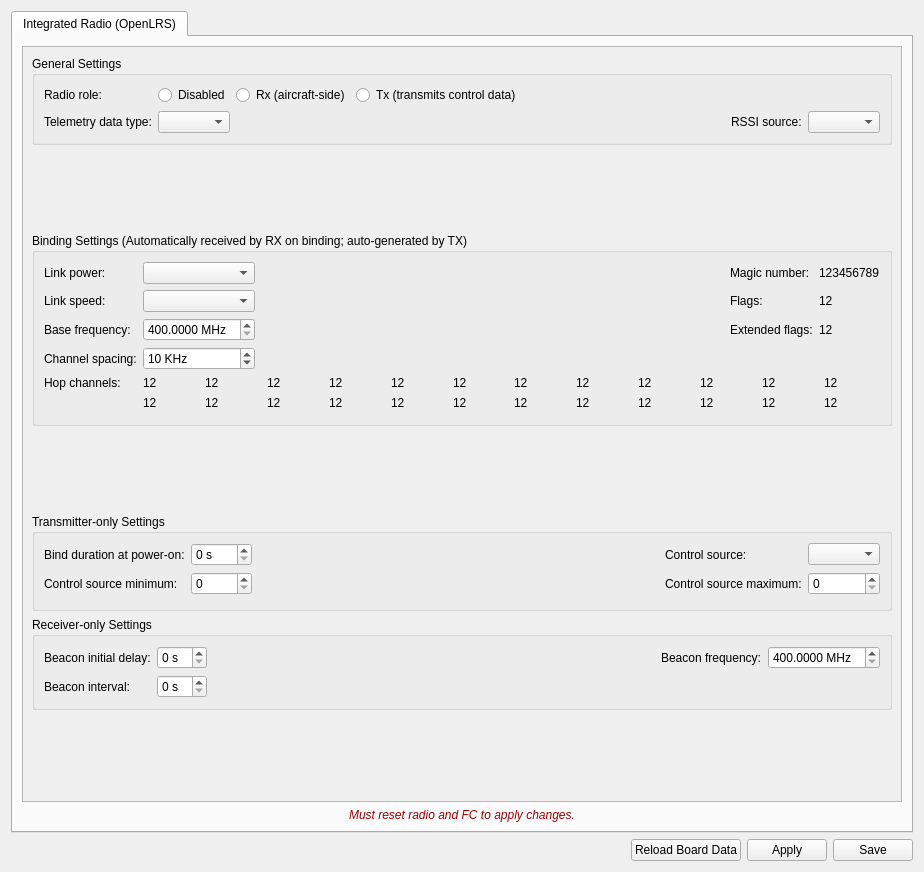
<?xml version="1.0" encoding="UTF-8"?>
<ui version="4.0">
 <class>radio</class>
 <widget class="QWidget" name="radio">
  <property name="geometry">
   <rect>
    <x>0</x>
    <y>0</y>
    <width>924</width>
    <height>872</height>
   </rect>
  </property>
  <property name="windowTitle">
   <string>Form</string>
  </property>
  <layout class="QVBoxLayout" name="verticalLayout_2">
   <item>
    <widget class="QTabWidget" name="tabWidget">
     <property name="minimumSize">
      <size>
       <width>0</width>
       <height>0</height>
      </size>
     </property>
     <property name="currentIndex">
      <number>0</number>
     </property>
     <widget class="QWidget" name="tabGeneral">
      <attribute name="title">
       <string>Integrated Radio (OpenLRS)</string>
      </attribute>
      <layout class="QVBoxLayout" name="verticalLayout">
       <item>
        <widget class="QScrollArea" name="scrollArea">
         <property name="sizePolicy">
          <sizepolicy hsizetype="Expanding" vsizetype="Expanding">
           <horstretch>0</horstretch>
           <verstretch>1</verstretch>
          </sizepolicy>
         </property>
         <property name="horizontalScrollBarPolicy">
          <enum>Qt::ScrollBarAlwaysOff</enum>
         </property>
         <property name="sizeAdjustPolicy">
          <enum>QAbstractScrollArea::AdjustIgnored</enum>
         </property>
         <property name="widgetResizable">
          <bool>true</bool>
         </property>
         <widget class="QWidget" name="scrollAreaWidgetContents">
          <property name="geometry">
           <rect>
            <x>0</x>
            <y>0</y>
            <width>874</width>
            <height>721</height>
           </rect>
          </property>
          <layout class="QVBoxLayout" name="verticalLayout_9">
           <item>
            <widget class="QGroupBox" name="groupBox_2">
             <property name="title">
              <string>General Settings</string>
             </property>
             <layout class="QGridLayout" name="gridLayout_2">
              <item row="1" column="1">
               <layout class="QGridLayout" name="gridLayout_5">
                <item row="0" column="0">
                 <layout class="QGridLayout" name="gridLayout_3">
                  <item row="1" column="2">
                   <widget class="QComboBox" name="cb_tel_source">
                    <property name="objrelation" stdset="0">
                     <stringlist notr="true">
                      <string>objname:OpenLRS</string>
                      <string>fieldname:data_source</string>
                     </stringlist>
                    </property>
                   </widget>
                  </item>
                  <item row="1" column="3">
                   <spacer name="horizontalSpacer_2">
                    <property name="orientation">
                     <enum>Qt::Horizontal</enum>
                    </property>
                    <property name="sizeHint" stdset="0">
                     <size>
                      <width>40</width>
                      <height>20</height>
                     </size>
                    </property>
                   </spacer>
                  </item>
                  <item row="1" column="0">
                   <widget class="QLabel" name="label_11">
                    <property name="text">
                     <string>Telemetry data type:</string>
                    </property>
                   </widget>
                  </item>
                  <item row="0" column="0">
                   <widget class="QLabel" name="label_6">
                    <property name="text">
                     <string>Radio role:</string>
                    </property>
                   </widget>
                  </item>
                  <item row="1" column="4">
                   <widget class="QLabel" name="label_10">
                    <property name="text">
                     <string>RSSI source:</string>
                    </property>
                   </widget>
                  </item>
                  <item row="1" column="5">
                   <widget class="QComboBox" name="cb_rssi_source">
                    <property name="objrelation" stdset="0">
                     <stringlist notr="true">
                      <string>objname:OpenLRS</string>
                      <string>fieldname:RSSI_Type</string>
                     </stringlist>
                    </property>
                   </widget>
                  </item>
                  <item row="0" column="2" colspan="4">
                   <layout class="QHBoxLayout" name="horizontalLayout_3">
                    <property name="rightMargin">
                     <number>20</number>
                    </property>
                    <item>
                     <widget class="QRadioButton" name="rb_disabled">
                      <property name="text">
                       <string>Disabled</string>
                      </property>
                      <attribute name="buttonGroup">
                       <string notr="true">buttonGroup</string>
                      </attribute>
                     </widget>
                    </item>
                    <item>
                     <widget class="QRadioButton" name="rb_rx">
                      <property name="text">
                       <string>Rx (aircraft-side)</string>
                      </property>
                      <attribute name="buttonGroup">
                       <string notr="true">buttonGroup</string>
                      </attribute>
                     </widget>
                    </item>
                    <item>
                     <widget class="QRadioButton" name="rb_tx">
                      <property name="text">
                       <string>Tx (transmits control data)</string>
                      </property>
                      <attribute name="buttonGroup">
                       <string notr="true">buttonGroup</string>
                      </attribute>
                     </widget>
                    </item>
                    <item>
                     <spacer name="horizontalSpacer_3">
                      <property name="orientation">
                       <enum>Qt::Horizontal</enum>
                      </property>
                      <property name="sizeHint" stdset="0">
                       <size>
                        <width>40</width>
                        <height>20</height>
                       </size>
                      </property>
                     </spacer>
                    </item>
                   </layout>
                  </item>
                 </layout>
                </item>
               </layout>
              </item>
             </layout>
            </widget>
           </item>
           <item>
            <spacer name="verticalSpacer_7">
             <property name="orientation">
              <enum>Qt::Vertical</enum>
             </property>
             <property name="sizeType">
              <enum>QSizePolicy::Expanding</enum>
             </property>
             <property name="sizeHint" stdset="0">
              <size>
               <width>20</width>
               <height>1</height>
              </size>
             </property>
            </spacer>
           </item>
           <item>
            <widget class="QGroupBox" name="groupBox_4">
             <property name="title">
              <string>Binding Settings (Automatically received by RX on binding; auto-generated by TX)</string>
             </property>
             <layout class="QVBoxLayout" name="verticalLayout_8">
              <item>
               <layout class="QGridLayout" name="gridLayout_9">
                <property name="bottomMargin">
                 <number>4</number>
                </property>
                <item row="1" column="1">
                 <widget class="QComboBox" name="cb_link_speed">
                  <property name="objrelation" stdset="0">
                   <stringlist notr="true">
                    <string>objname:OpenLRS</string>
                    <string>fieldname:modem_params</string>
                   </stringlist>
                  </property>
                 </widget>
                </item>
                <item row="1" column="0">
                 <widget class="QLabel" name="label_17">
                  <property name="text">
                   <string>Link speed:</string>
                  </property>
                 </widget>
                </item>
                <item row="0" column="1">
                 <widget class="QComboBox" name="cb_link_power">
                  <property name="objrelation" stdset="0">
                   <stringlist notr="true">
                    <string>objname:OpenLRS</string>
                    <string>fieldname:rf_power</string>
                   </stringlist>
                  </property>
                 </widget>
                </item>
                <item row="0" column="2">
                 <spacer name="horizontalSpacer_8">
                  <property name="orientation">
                   <enum>Qt::Horizontal</enum>
                  </property>
                  <property name="sizeHint" stdset="0">
                   <size>
                    <width>40</width>
                    <height>20</height>
                   </size>
                  </property>
                 </spacer>
                </item>
                <item row="2" column="4">
                 <widget class="QLabel" name="label_2">
                  <property name="text">
                   <string>12</string>
                  </property>
                  <property name="wordWrap">
                   <bool>true</bool>
                  </property>
                  <property name="objrelation" stdset="0">
                   <stringlist>
                    <string>objname:OpenLRS</string>
                    <string>fieldname:ext_flags</string>
                   </stringlist>
                  </property>
                 </widget>
                </item>
                <item row="3" column="1">
                 <widget class="QSpinBox" name="spinBox_10">
                  <property name="suffix">
                   <string> KHz</string>
                  </property>
                  <property name="maximum">
                   <number>200</number>
                  </property>
                  <property name="singleStep">
                   <number>10</number>
                  </property>
                  <property name="value">
                   <number>10</number>
                  </property>
                  <property name="objrelation" stdset="0">
                   <stringlist notr="true">
                    <string>objname:OpenLRS</string>
                    <string>fieldname:rf_channel_spacing</string>
                    <string>scale:0.1</string>
                   </stringlist>
                  </property>
                 </widget>
                </item>
                <item row="1" column="4">
                 <widget class="QLabel" name="label">
                  <property name="text">
                   <string>12</string>
                  </property>
                  <property name="wordWrap">
                   <bool>true</bool>
                  </property>
                  <property name="objrelation" stdset="0">
                   <stringlist>
                    <string>objname:OpenLRS</string>
                    <string>fieldname:flags</string>
                   </stringlist>
                  </property>
                 </widget>
                </item>
                <item row="2" column="1">
                 <widget class="QDoubleSpinBox" name="doubleSpinBox_2">
                  <property name="suffix">
                   <string> MHz</string>
                  </property>
                  <property name="decimals">
                   <number>4</number>
                  </property>
                  <property name="minimum">
                   <double>400.000000000000000</double>
                  </property>
                  <property name="maximum">
                   <double>1000.000000000000000</double>
                  </property>
                  <property name="singleStep">
                   <double>0.002500000000000</double>
                  </property>
                  <property name="objrelation" stdset="0">
                   <stringlist notr="true">
                    <string>objname:OpenLRS</string>
                    <string>fieldname:rf_frequency</string>
                    <string>scale:1000000</string>
                   </stringlist>
                  </property>
                 </widget>
                </item>
                <item row="0" column="0">
                 <widget class="QLabel" name="label_15">
                  <property name="text">
                   <string>Link power:</string>
                  </property>
                 </widget>
                </item>
                <item row="1" column="3">
                 <widget class="QLabel" name="label_20">
                  <property name="text">
                   <string>Flags:</string>
                  </property>
                 </widget>
                </item>
                <item row="0" column="3">
                 <widget class="QLabel" name="label_18">
                  <property name="text">
                   <string>Magic number:</string>
                  </property>
                 </widget>
                </item>
                <item row="2" column="3">
                 <widget class="QLabel" name="label_21">
                  <property name="text">
                   <string>Extended flags:</string>
                  </property>
                 </widget>
                </item>
                <item row="2" column="0">
                 <widget class="QLabel" name="label_23">
                  <property name="text">
                   <string>Base frequency:</string>
                  </property>
                 </widget>
                </item>
                <item row="3" column="0">
                 <widget class="QLabel" name="label_26">
                  <property name="text">
                   <string>Channel spacing:</string>
                  </property>
                 </widget>
                </item>
                <item row="0" column="4">
                 <widget class="QLabel" name="label_3">
                  <property name="text">
                   <string>123456789</string>
                  </property>
                  <property name="wordWrap">
                   <bool>true</bool>
                  </property>
                  <property name="objrelation" stdset="0">
                   <stringlist>
                    <string>objname:OpenLRS</string>
                    <string>fieldname:rf_magic</string>
                   </stringlist>
                  </property>
                 </widget>
                </item>
                <item row="4" column="0">
                 <widget class="QLabel" name="label_43">
                  <property name="text">
                   <string>Hop channels:</string>
                  </property>
                 </widget>
                </item>
                <item row="4" column="1" colspan="4">
                 <layout class="QHBoxLayout" name="horizontalLayout_2">
                  <item>
                   <widget class="QLabel" name="label_44">
                    <property name="text">
                     <string>12</string>
                    </property>
                    <property name="wordWrap">
                     <bool>true</bool>
                    </property>
                    <property name="margin">
                     <number>3</number>
                    </property>
                    <property name="objrelation" stdset="0">
                     <stringlist>
                      <string>objname:OpenLRS</string>
                      <string>fieldname:hopchannel</string>
                      <string>element:0</string>
                     </stringlist>
                    </property>
                   </widget>
                  </item>
                  <item>
                   <widget class="QLabel" name="label_45">
                    <property name="text">
                     <string>12</string>
                    </property>
                    <property name="wordWrap">
                     <bool>true</bool>
                    </property>
                    <property name="margin">
                     <number>3</number>
                    </property>
                    <property name="objrelation" stdset="0">
                     <stringlist>
                      <string>objname:OpenLRS</string>
                      <string>fieldname:hopchannel</string>
                      <string>element:1</string>
                     </stringlist>
                    </property>
                   </widget>
                  </item>
                  <item>
                   <widget class="QLabel" name="label_46">
                    <property name="text">
                     <string>12</string>
                    </property>
                    <property name="wordWrap">
                     <bool>true</bool>
                    </property>
                    <property name="margin">
                     <number>3</number>
                    </property>
                    <property name="objrelation" stdset="0">
                     <stringlist>
                      <string>objname:OpenLRS</string>
                      <string>fieldname:hopchannel</string>
                      <string>element:2</string>
                     </stringlist>
                    </property>
                   </widget>
                  </item>
                  <item>
                   <widget class="QLabel" name="label_47">
                    <property name="text">
                     <string>12</string>
                    </property>
                    <property name="wordWrap">
                     <bool>true</bool>
                    </property>
                    <property name="margin">
                     <number>3</number>
                    </property>
                    <property name="objrelation" stdset="0">
                     <stringlist>
                      <string>objname:OpenLRS</string>
                      <string>fieldname:hopchannel</string>
                      <string>element:3</string>
                     </stringlist>
                    </property>
                   </widget>
                  </item>
                  <item>
                   <widget class="QLabel" name="label_48">
                    <property name="text">
                     <string>12</string>
                    </property>
                    <property name="wordWrap">
                     <bool>true</bool>
                    </property>
                    <property name="margin">
                     <number>3</number>
                    </property>
                    <property name="objrelation" stdset="0">
                     <stringlist>
                      <string>objname:OpenLRS</string>
                      <string>fieldname:hopchannel</string>
                      <string>element:4</string>
                     </stringlist>
                    </property>
                   </widget>
                  </item>
                  <item>
                   <widget class="QLabel" name="label_49">
                    <property name="text">
                     <string>12</string>
                    </property>
                    <property name="wordWrap">
                     <bool>true</bool>
                    </property>
                    <property name="margin">
                     <number>3</number>
                    </property>
                    <property name="objrelation" stdset="0">
                     <stringlist>
                      <string>objname:OpenLRS</string>
                      <string>fieldname:hopchannel</string>
                      <string>element:5</string>
                     </stringlist>
                    </property>
                   </widget>
                  </item>
                  <item>
                   <widget class="QLabel" name="label_50">
                    <property name="text">
                     <string>12</string>
                    </property>
                    <property name="wordWrap">
                     <bool>true</bool>
                    </property>
                    <property name="margin">
                     <number>3</number>
                    </property>
                    <property name="objrelation" stdset="0">
                     <stringlist>
                      <string>objname:OpenLRS</string>
                      <string>fieldname:hopchannel</string>
                      <string>element:6</string>
                     </stringlist>
                    </property>
                   </widget>
                  </item>
                  <item>
                   <widget class="QLabel" name="label_51">
                    <property name="text">
                     <string>12</string>
                    </property>
                    <property name="wordWrap">
                     <bool>true</bool>
                    </property>
                    <property name="margin">
                     <number>3</number>
                    </property>
                    <property name="objrelation" stdset="0">
                     <stringlist>
                      <string>objname:OpenLRS</string>
                      <string>fieldname:hopchannel</string>
                      <string>element:7</string>
                     </stringlist>
                    </property>
                   </widget>
                  </item>
                  <item>
                   <widget class="QLabel" name="label_52">
                    <property name="text">
                     <string>12</string>
                    </property>
                    <property name="wordWrap">
                     <bool>true</bool>
                    </property>
                    <property name="margin">
                     <number>3</number>
                    </property>
                    <property name="objrelation" stdset="0">
                     <stringlist>
                      <string>objname:OpenLRS</string>
                      <string>fieldname:hopchannel</string>
                      <string>element:8</string>
                     </stringlist>
                    </property>
                   </widget>
                  </item>
                  <item>
                   <widget class="QLabel" name="label_53">
                    <property name="text">
                     <string>12</string>
                    </property>
                    <property name="wordWrap">
                     <bool>true</bool>
                    </property>
                    <property name="margin">
                     <number>3</number>
                    </property>
                    <property name="objrelation" stdset="0">
                     <stringlist>
                      <string>objname:OpenLRS</string>
                      <string>fieldname:hopchannel</string>
                      <string>element:9</string>
                     </stringlist>
                    </property>
                   </widget>
                  </item>
                  <item>
                   <widget class="QLabel" name="label_54">
                    <property name="text">
                     <string>12</string>
                    </property>
                    <property name="wordWrap">
                     <bool>true</bool>
                    </property>
                    <property name="margin">
                     <number>3</number>
                    </property>
                    <property name="objrelation" stdset="0">
                     <stringlist>
                      <string>objname:OpenLRS</string>
                      <string>fieldname:hopchannel</string>
                      <string>element:10</string>
                     </stringlist>
                    </property>
                   </widget>
                  </item>
                  <item>
                   <widget class="QLabel" name="label_55">
                    <property name="text">
                     <string>12</string>
                    </property>
                    <property name="wordWrap">
                     <bool>true</bool>
                    </property>
                    <property name="margin">
                     <number>3</number>
                    </property>
                    <property name="objrelation" stdset="0">
                     <stringlist>
                      <string>objname:OpenLRS</string>
                      <string>fieldname:hopchannel</string>
                      <string>element:11</string>
                     </stringlist>
                    </property>
                   </widget>
                  </item>
                 </layout>
                </item>
                <item row="5" column="1" colspan="4">
                 <layout class="QHBoxLayout" name="horizontalLayout_5">
                  <item>
                   <widget class="QLabel" name="label_56">
                    <property name="text">
                     <string>12</string>
                    </property>
                    <property name="wordWrap">
                     <bool>true</bool>
                    </property>
                    <property name="margin">
                     <number>3</number>
                    </property>
                    <property name="objrelation" stdset="0">
                     <stringlist>
                      <string>objname:OpenLRS</string>
                      <string>fieldname:hopchannel</string>
                      <string>element:12</string>
                     </stringlist>
                    </property>
                   </widget>
                  </item>
                  <item>
                   <widget class="QLabel" name="label_57">
                    <property name="text">
                     <string>12</string>
                    </property>
                    <property name="wordWrap">
                     <bool>true</bool>
                    </property>
                    <property name="margin">
                     <number>3</number>
                    </property>
                    <property name="objrelation" stdset="0">
                     <stringlist>
                      <string>objname:OpenLRS</string>
                      <string>fieldname:hopchannel</string>
                      <string>element:13</string>
                     </stringlist>
                    </property>
                   </widget>
                  </item>
                  <item>
                   <widget class="QLabel" name="label_58">
                    <property name="text">
                     <string>12</string>
                    </property>
                    <property name="wordWrap">
                     <bool>true</bool>
                    </property>
                    <property name="margin">
                     <number>3</number>
                    </property>
                    <property name="objrelation" stdset="0">
                     <stringlist>
                      <string>objname:OpenLRS</string>
                      <string>fieldname:hopchannel</string>
                      <string>element:14</string>
                     </stringlist>
                    </property>
                   </widget>
                  </item>
                  <item>
                   <widget class="QLabel" name="label_59">
                    <property name="text">
                     <string>12</string>
                    </property>
                    <property name="wordWrap">
                     <bool>true</bool>
                    </property>
                    <property name="margin">
                     <number>3</number>
                    </property>
                    <property name="objrelation" stdset="0">
                     <stringlist>
                      <string>objname:OpenLRS</string>
                      <string>fieldname:hopchannel</string>
                      <string>element:15</string>
                     </stringlist>
                    </property>
                   </widget>
                  </item>
                  <item>
                   <widget class="QLabel" name="label_60">
                    <property name="text">
                     <string>12</string>
                    </property>
                    <property name="wordWrap">
                     <bool>true</bool>
                    </property>
                    <property name="margin">
                     <number>3</number>
                    </property>
                    <property name="objrelation" stdset="0">
                     <stringlist>
                      <string>objname:OpenLRS</string>
                      <string>fieldname:hopchannel</string>
                      <string>element:16</string>
                     </stringlist>
                    </property>
                   </widget>
                  </item>
                  <item>
                   <widget class="QLabel" name="label_61">
                    <property name="text">
                     <string>12</string>
                    </property>
                    <property name="wordWrap">
                     <bool>true</bool>
                    </property>
                    <property name="margin">
                     <number>3</number>
                    </property>
                    <property name="objrelation" stdset="0">
                     <stringlist>
                      <string>objname:OpenLRS</string>
                      <string>fieldname:hopchannel</string>
                      <string>element:17</string>
                     </stringlist>
                    </property>
                   </widget>
                  </item>
                  <item>
                   <widget class="QLabel" name="label_62">
                    <property name="text">
                     <string>12</string>
                    </property>
                    <property name="wordWrap">
                     <bool>true</bool>
                    </property>
                    <property name="margin">
                     <number>3</number>
                    </property>
                    <property name="objrelation" stdset="0">
                     <stringlist>
                      <string>objname:OpenLRS</string>
                      <string>fieldname:hopchannel</string>
                      <string>element:18</string>
                     </stringlist>
                    </property>
                   </widget>
                  </item>
                  <item>
                   <widget class="QLabel" name="label_63">
                    <property name="text">
                     <string>12</string>
                    </property>
                    <property name="wordWrap">
                     <bool>true</bool>
                    </property>
                    <property name="margin">
                     <number>3</number>
                    </property>
                    <property name="objrelation" stdset="0">
                     <stringlist>
                      <string>objname:OpenLRS</string>
                      <string>fieldname:hopchannel</string>
                      <string>element:19</string>
                     </stringlist>
                    </property>
                   </widget>
                  </item>
                  <item>
                   <widget class="QLabel" name="label_64">
                    <property name="text">
                     <string>12</string>
                    </property>
                    <property name="wordWrap">
                     <bool>true</bool>
                    </property>
                    <property name="margin">
                     <number>3</number>
                    </property>
                    <property name="objrelation" stdset="0">
                     <stringlist>
                      <string>objname:OpenLRS</string>
                      <string>fieldname:hopchannel</string>
                      <string>element:20</string>
                     </stringlist>
                    </property>
                   </widget>
                  </item>
                  <item>
                   <widget class="QLabel" name="label_65">
                    <property name="text">
                     <string>12</string>
                    </property>
                    <property name="wordWrap">
                     <bool>true</bool>
                    </property>
                    <property name="margin">
                     <number>3</number>
                    </property>
                    <property name="objrelation" stdset="0">
                     <stringlist>
                      <string>objname:OpenLRS</string>
                      <string>fieldname:hopchannel</string>
                      <string>element:21</string>
                     </stringlist>
                    </property>
                   </widget>
                  </item>
                  <item>
                   <widget class="QLabel" name="label_66">
                    <property name="text">
                     <string>12</string>
                    </property>
                    <property name="wordWrap">
                     <bool>true</bool>
                    </property>
                    <property name="margin">
                     <number>3</number>
                    </property>
                    <property name="objrelation" stdset="0">
                     <stringlist>
                      <string>objname:OpenLRS</string>
                      <string>fieldname:hopchannel</string>
                      <string>element:22</string>
                     </stringlist>
                    </property>
                   </widget>
                  </item>
                  <item>
                   <widget class="QLabel" name="label_67">
                    <property name="text">
                     <string>12</string>
                    </property>
                    <property name="wordWrap">
                     <bool>true</bool>
                    </property>
                    <property name="margin">
                     <number>3</number>
                    </property>
                    <property name="objrelation" stdset="0">
                     <stringlist>
                      <string>objname:OpenLRS</string>
                      <string>fieldname:hopchannel</string>
                      <string>element:23</string>
                     </stringlist>
                    </property>
                   </widget>
                  </item>
                 </layout>
                </item>
               </layout>
              </item>
             </layout>
            </widget>
           </item>
           <item>
            <spacer name="verticalSpacer_3">
             <property name="orientation">
              <enum>Qt::Vertical</enum>
             </property>
             <property name="sizeType">
              <enum>QSizePolicy::Expanding</enum>
             </property>
             <property name="sizeHint" stdset="0">
              <size>
               <width>20</width>
               <height>1</height>
              </size>
             </property>
            </spacer>
           </item>
           <item>
            <widget class="QGroupBox" name="groupTxSettings">
             <property name="title">
              <string>Transmitter-only Settings</string>
             </property>
             <layout class="QVBoxLayout" name="verticalLayout_4">
              <item>
               <layout class="QGridLayout" name="gridLayout_4">
                <property name="bottomMargin">
                 <number>4</number>
                </property>
                <item row="0" column="0">
                 <widget class="QLabel" name="label_12">
                  <property name="text">
                   <string>Bind duration at power-on:</string>
                  </property>
                 </widget>
                </item>
                <item row="0" column="2">
                 <spacer name="horizontalSpacer_6">
                  <property name="orientation">
                   <enum>Qt::Horizontal</enum>
                  </property>
                  <property name="sizeHint" stdset="0">
                   <size>
                    <width>40</width>
                    <height>20</height>
                   </size>
                  </property>
                 </spacer>
                </item>
                <item row="1" column="0">
                 <widget class="QLabel" name="label_22">
                  <property name="text">
                   <string>Control source minimum:</string>
                  </property>
                 </widget>
                </item>
                <item row="0" column="1">
                 <widget class="QSpinBox" name="spinBox_6">
                  <property name="suffix">
                   <string> s</string>
                  </property>
                  <property name="objrelation" stdset="0">
                   <stringlist notr="true">
                    <string>objname:OpenLRS</string>
                    <string>fieldname:tx_startup_bind_duration</string>
                   </stringlist>
                  </property>
                 </widget>
                </item>
                <item row="0" column="4">
                 <widget class="QComboBox" name="cb_control_source">
                  <property name="objrelation" stdset="0">
                   <stringlist notr="true">
                    <string>objname:OpenLRS</string>
                    <string>fieldname:tx_source</string>
                   </stringlist>
                  </property>
                 </widget>
                </item>
                <item row="0" column="3">
                 <widget class="QLabel" name="label_19">
                  <property name="text">
                   <string>Control source:</string>
                  </property>
                 </widget>
                </item>
                <item row="1" column="3">
                 <widget class="QLabel" name="label_24">
                  <property name="text">
                   <string>Control source maximum:</string>
                  </property>
                 </widget>
                </item>
                <item row="1" column="1">
                 <widget class="QSpinBox" name="spinBox_8">
                  <property name="maximum">
                   <number>32000</number>
                  </property>
                  <property name="objrelation" stdset="0">
                   <stringlist notr="true">
                    <string>objname:OpenLRS</string>
                    <string>fieldname:tx_scale_min</string>
                   </stringlist>
                  </property>
                 </widget>
                </item>
                <item row="1" column="4">
                 <widget class="QSpinBox" name="spinBox_9">
                  <property name="maximum">
                   <number>32000</number>
                  </property>
                  <property name="objrelation" stdset="0">
                   <stringlist notr="true">
                    <string>objname:OpenLRS</string>
                    <string>fieldname:tx_scale_max</string>
                   </stringlist>
                  </property>
                 </widget>
                </item>
               </layout>
              </item>
             </layout>
            </widget>
           </item>
           <item>
            <widget class="QGroupBox" name="groupRxSettings">
             <property name="title">
              <string>Receiver-only Settings</string>
             </property>
             <layout class="QVBoxLayout" name="verticalLayout_3">
              <item>
               <layout class="QGridLayout" name="gridLayout">
                <property name="bottomMargin">
                 <number>0</number>
                </property>
                <item row="2" column="2">
                 <widget class="QLabel" name="label_13">
                  <property name="text">
                   <string>Beacon interval:</string>
                  </property>
                 </widget>
                </item>
                <item row="1" column="3">
                 <widget class="QSpinBox" name="spinBox">
                  <property name="suffix">
                   <string> s</string>
                  </property>
                  <property name="objrelation" stdset="0">
                   <stringlist notr="true">
                    <string>objname:OpenLRS</string>
                    <string>fieldname:beacon_delay</string>
                   </stringlist>
                  </property>
                 </widget>
                </item>
                <item row="1" column="2">
                 <widget class="QLabel" name="label_9">
                  <property name="text">
                   <string>Beacon initial delay:</string>
                  </property>
                 </widget>
                </item>
                <item row="2" column="3">
                 <widget class="QSpinBox" name="spinBox_2">
                  <property name="suffix">
                   <string> s</string>
                  </property>
                  <property name="objrelation" stdset="0">
                   <stringlist notr="true">
                    <string>objname:OpenLRS</string>
                    <string>fieldname:beacon_period</string>
                   </stringlist>
                  </property>
                 </widget>
                </item>
                <item row="1" column="6">
                 <widget class="QDoubleSpinBox" name="doubleSpinBox">
                  <property name="suffix">
                   <string> MHz</string>
                  </property>
                  <property name="decimals">
                   <number>4</number>
                  </property>
                  <property name="minimum">
                   <double>400.000000000000000</double>
                  </property>
                  <property name="maximum">
                   <double>1000.000000000000000</double>
                  </property>
                  <property name="singleStep">
                   <double>0.002500000000000</double>
                  </property>
                  <property name="objrelation" stdset="0">
                   <stringlist notr="true">
                    <string>objname:OpenLRS</string>
                    <string>fieldname:beacon_frequency</string>
                    <string>scale:1000000</string>
                   </stringlist>
                  </property>
                 </widget>
                </item>
                <item row="1" column="4">
                 <spacer name="horizontalSpacer_9">
                  <property name="orientation">
                   <enum>Qt::Horizontal</enum>
                  </property>
                  <property name="sizeHint" stdset="0">
                   <size>
                    <width>40</width>
                    <height>20</height>
                   </size>
                  </property>
                 </spacer>
                </item>
                <item row="1" column="5">
                 <widget class="QLabel" name="label_14">
                  <property name="text">
                   <string>Beacon frequency:</string>
                  </property>
                 </widget>
                </item>
               </layout>
              </item>
             </layout>
            </widget>
           </item>
           <item>
            <spacer name="verticalSpacer_6">
             <property name="orientation">
              <enum>Qt::Vertical</enum>
             </property>
             <property name="sizeType">
              <enum>QSizePolicy::Expanding</enum>
             </property>
             <property name="sizeHint" stdset="0">
              <size>
               <width>20</width>
               <height>1</height>
              </size>
             </property>
            </spacer>
           </item>
          </layout>
         </widget>
        </widget>
       </item>
       <item>
        <widget class="QLabel" name="label_4">
         <property name="text">
          <string>&lt;html&gt;&lt;head/&gt;&lt;body&gt;&lt;p align=&quot;center&quot;&gt;&lt;span style=&quot; font-style:italic; color:#a40000;&quot;&gt;Must reset radio and FC to apply changes.&lt;/span&gt;&lt;/p&gt;&lt;/body&gt;&lt;/html&gt;</string>
         </property>
        </widget>
       </item>
      </layout>
     </widget>
    </widget>
   </item>
   <item>
    <layout class="QHBoxLayout" name="horizontalLayout">
     <item>
      <spacer name="horizontalSpacer">
       <property name="orientation">
        <enum>Qt::Horizontal</enum>
       </property>
       <property name="sizeHint" stdset="0">
        <size>
         <width>40</width>
         <height>20</height>
        </size>
       </property>
      </spacer>
     </item>
     <item>
      <widget class="QPushButton" name="reloadButton">
       <property name="minimumSize">
        <size>
         <width>0</width>
         <height>0</height>
        </size>
       </property>
       <property name="maximumSize">
        <size>
         <width>16777215</width>
         <height>16777215</height>
        </size>
       </property>
       <property name="text">
        <string>Reload Board Data</string>
       </property>
       <property name="objrelation" stdset="0">
        <stringlist notr="true">
         <string>button:reload</string>
         <string>buttongroup:1</string>
        </stringlist>
       </property>
      </widget>
     </item>
     <item>
      <widget class="QPushButton" name="applyButton">
       <property name="minimumSize">
        <size>
         <width>0</width>
         <height>0</height>
        </size>
       </property>
       <property name="maximumSize">
        <size>
         <width>16777215</width>
         <height>16777215</height>
        </size>
       </property>
       <property name="toolTip">
        <string>Send settings to the board but do not save to the non-volatile memory</string>
       </property>
       <property name="text">
        <string>Apply</string>
       </property>
       <property name="objrelation" stdset="0">
        <stringlist notr="true">
         <string>button:apply</string>
        </stringlist>
       </property>
      </widget>
     </item>
     <item>
      <widget class="QPushButton" name="saveButton">
       <property name="minimumSize">
        <size>
         <width>0</width>
         <height>0</height>
        </size>
       </property>
       <property name="maximumSize">
        <size>
         <width>16777215</width>
         <height>16777215</height>
        </size>
       </property>
       <property name="toolTip">
        <string>Send settings to the board and save to the non-volatile memory</string>
       </property>
       <property name="text">
        <string>Save</string>
       </property>
       <property name="checked">
        <bool>false</bool>
       </property>
       <property name="objrelation" stdset="0">
        <stringlist notr="true">
         <string>button:save</string>
        </stringlist>
       </property>
      </widget>
     </item>
    </layout>
   </item>
  </layout>
 </widget>
 <resources/>
 <connections/>
 <buttongroups>
  <buttongroup name="buttonGroup"/>
 </buttongroups>
</ui>
